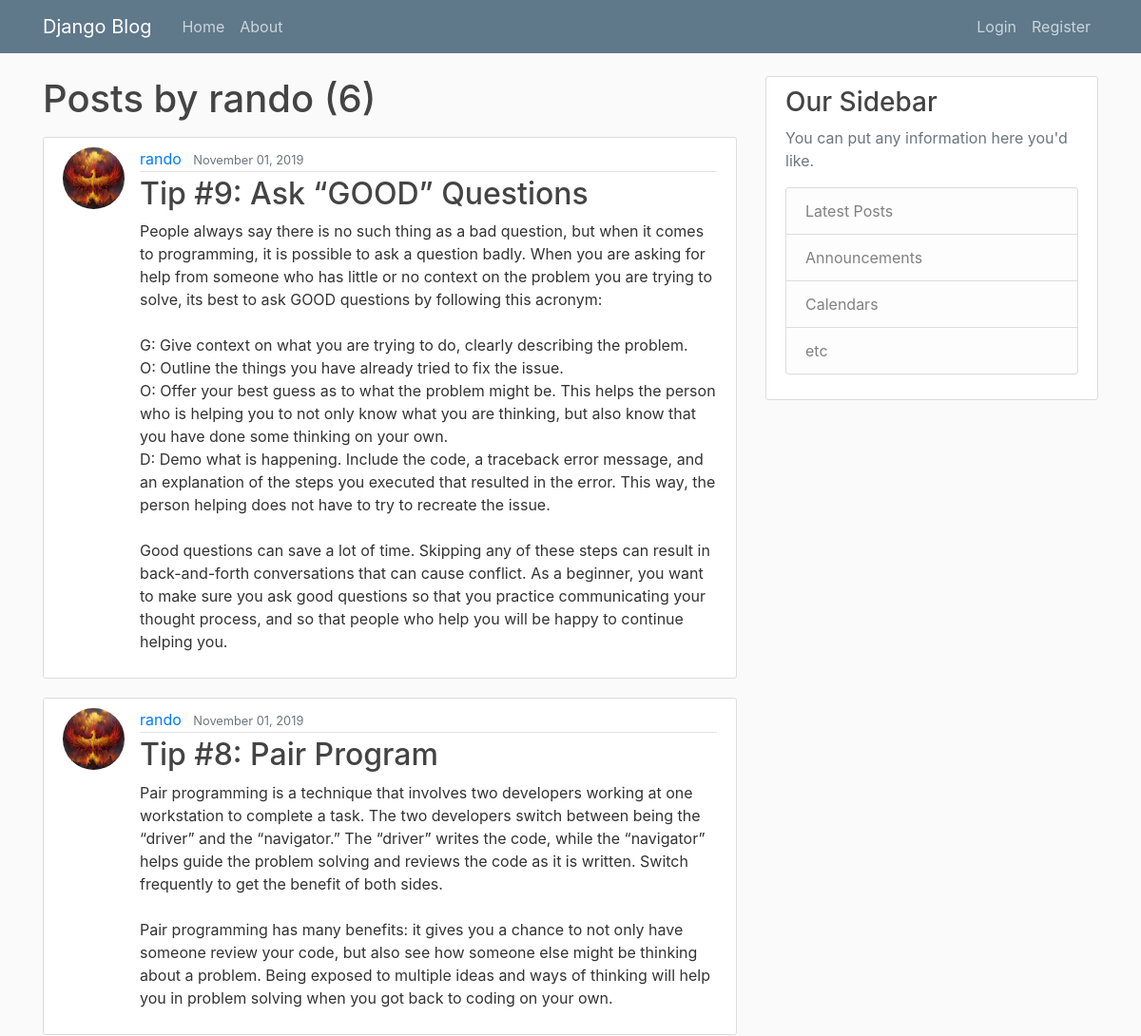
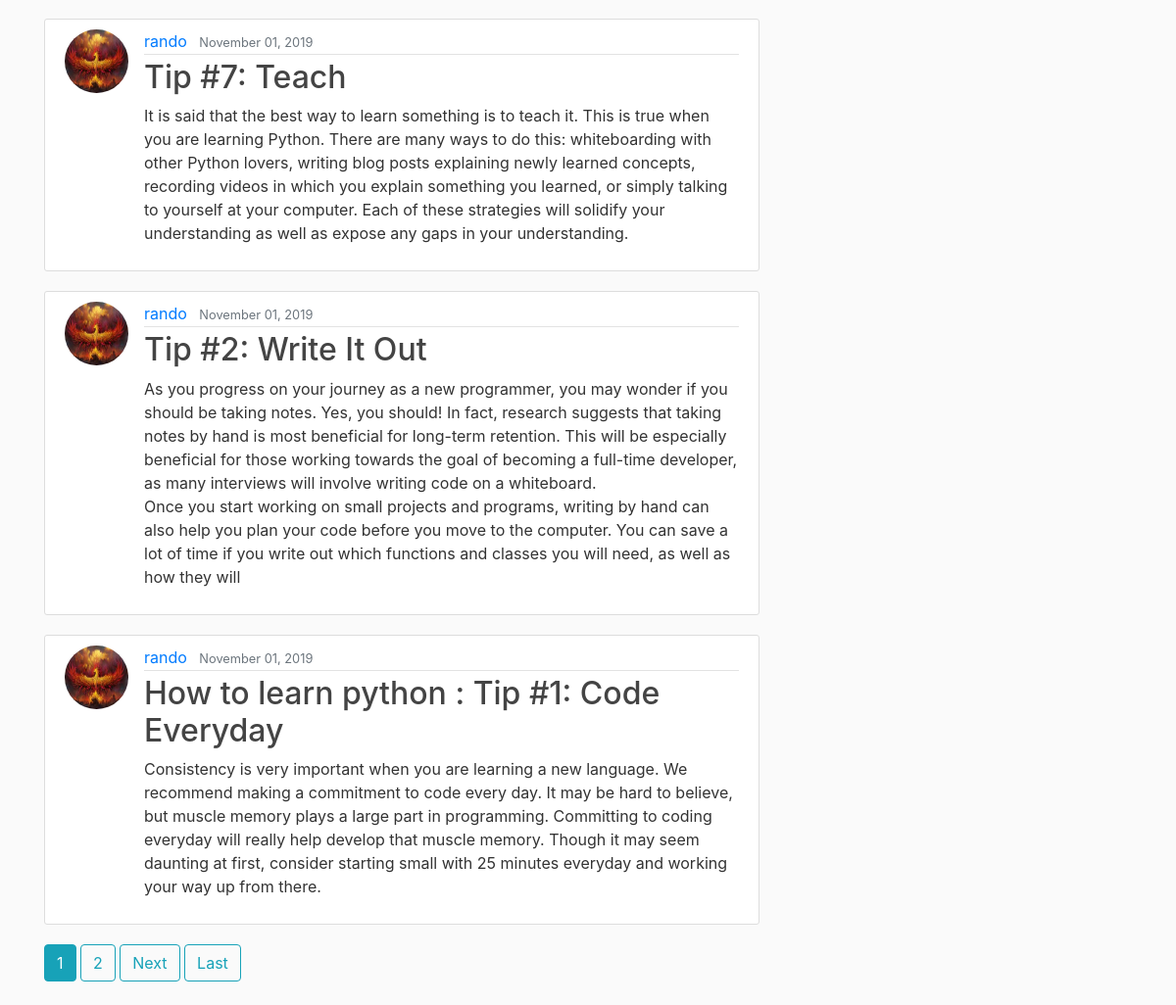
The app's page /user/rando with its own data (2 pictures, top to bottom).
### polls/models.py (models this page shows, shortened)
class post(models.Model):
    title = models.CharField(max_length=100)
    content = models.TextField()
    date_posted = models.DateTimeField(default=timezone.now)
    author = models.ForeignKey(User, on_delete=models.CASCADE)

### users/models.py (models this page shows, shortened)
class Profile(models.Model):
    user = models.OneToOneField(User, on_delete=models.CASCADE)
    image = models.ImageField(default= 'default.jpg', upload_to= 'profile_pics')

### polls/views.py (the view)
# urls.py: path('user/<str:username>', UserPostListView.as_view(), name="user-posts"),
class UserPostListView(ListView):
    model = post
    template_name = 'polls/user_posts.html'
    context_object_name = 'posts'
    paginate_by = 5
    def get_queryset(self):
        user = get_object_or_404(User, username=self.kwargs.get('username'))
        return post.objects.filter(author=user).order_by('-date_posted')

### polls/templates/polls/user_posts.html (shortened to what this page needs)
{% extends "polls/base.html" %}
{% block content %}
    <h1 class="mb-3">Posts by {{ view.kwargs.username }} ({{ page_obj.paginator.count }})</h1>
    {% for post in posts %}
        <article class="media content-section">
            <img class="rounded-circle article-img" src="{{ post.author.profile.image.url }}">
          <div class="media-body">
            <div class="article-metadata">
              <a class="mr-2" href="{% url 'user-posts' post.author.username %}">{{ post.author }}</a>
              <small class="text-muted">{{ post.date_posted|date:"F d, Y"}}</small>
            </div>
            <h2><a class="article-title" href="{% url 'post-detail' post.id %}">{{ post.title }}</a></h2>
            <p class="article-content">{{ post.content }}</p>
          </div>
        </article>
    {% endfor %}
    {% if is_paginated %}
        {% for num in page_obj.paginator.page_range %}
           {% if page_obj.number == num %}
            <a class="btn btn-info mb-4" href = "?page={{ num }}">{{ num }}</a>
           {% elif num > page_obj.number|add:'-3' and num < page_obj.number|add:'3'%}
            <a class="btn btn-outline-info mb-4" href = "?page={{ num }}">{{ num }}</a>
           {% endif %}
        {% endfor %}
        {% if page_obj.has_next %}
            <a class="btn btn-outline-info mb-4" href="?page={{ page_obj.next_page_number }}">Next</a>
            <a class="btn btn-outline-info mb-4" href="?page={{ page_obj.paginator.num_pages}}">Last</a>
        {% endif %}
    {% endif %}
{% endblock content %}

### polls/static/polls/main.css (style rules this page uses)
body { background: #fafafa; color: #333333; margin-top: 5rem; }
h1, h2, h3, h4, h5, h6 { color: #444444; }
.content-section { background: #ffffff; padding: 10px 20px; border: 1px solid #dddddd; border-radius: 3px; margin-bottom: 20px; }
.article-title { color: #444444; }
.article-content { white-space: pre-line; }
.article-img { height: 65px; width: 65px; margin-right: 16px; }
.article-metadata { padding-bottom: 1px; margin-bottom: 4px; border-bottom: 1px solid #e3e3e3 }

### records on screen
post: author.profile.image (picture), author "rando", date_posted "November 01, 2019", title "Tip #9: Ask “GOOD” Questions", content "People always say there is no such thing as a bad question, but when it comes to programming, it is possible to ask a question badly. When you are asking for help from someone who has little or no context on the problem you are trying to solve, its best to ask GOOD questions by following this acronym: G: Give context on what you are trying to do, clearly describing the problem. O: Outline the things you have already tried to fix the issue. O: Offer your best guess as to what the problem might be. This helps the person who is helping you to not only know what you are thinking, but also know that you have done some thinking on your own. D: Demo what is happening. Include the code, a traceback…"
post: author.profile.image (picture), author "rando", date_posted "November 01, 2019", title "Tip #8: Pair Program", content "Pair programming is a technique that involves two developers working at one workstation to complete a task. The two developers switch between being the “driver” and the “navigator.” The “driver” writes the code, while the “navigator” helps guide the problem solving and reviews the code as it is written. Switch frequently to get the benefit of both sides. Pair programming has many benefits: it gives you a chance to not only have someone review your code, but also see how someone else might be thinking about a problem. Being exposed to multiple ideas and ways of thinking will help you in problem solving when you got back to coding on your own."
post: author.profile.image (picture), author "rando", date_posted "November 01, 2019", title "Tip #7: Teach", content "It is said that the best way to learn something is to teach it. This is true when you are learning Python. There are many ways to do this: whiteboarding with other Python lovers, writing blog posts explaining newly learned concepts, recording videos in which you explain something you learned, or simply talking to yourself at your computer. Each of these strategies will solidify your understanding as well as expose any gaps in your understanding."
post: author.profile.image (picture), author "rando", date_posted "November 01, 2019", title "Tip #2: Write It Out", content "As you progress on your journey as a new programmer, you may wonder if you should be taking notes. Yes, you should! In fact, research suggests that taking notes by hand is most beneficial for long-term retention. This will be especially beneficial for those working towards the goal of becoming a full-time developer, as many interviews will involve writing code on a whiteboard. Once you start working on small projects and programs, writing by hand can also help you plan your code before you move to the computer. You can save a lot of time if you write out which functions and classes you will need, as well as how they will"
post: author.profile.image (picture), author "rando", date_posted "November 01, 2019", title "How to learn python : Tip #1: Code Everyday", content "Consistency is very important when you are learning a new language. We recommend making a commitment to code every day. It may be hard to believe, but muscle memory plays a large part in programming. Committing to coding everyday will really help develop that muscle memory. Though it may seem daunting at first, consider starting small with 25 minutes everyday and working your way up from there."

### other values on screen
{{ view.kwargs.username }} "rando"
{{ page_obj.paginator.count }} "6"
{{ num }} "1"
{{ num }} "2"
